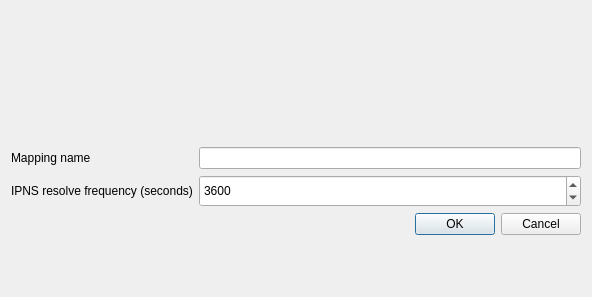
<?xml version="1.0" encoding="UTF-8"?>
<ui version="4.0">
 <class>QSchemeMappingDialog</class>
 <widget class="QDialog" name="QSchemeMappingDialog">
  <property name="geometry">
   <rect>
    <x>0</x>
    <y>0</y>
    <width>592</width>
    <height>297</height>
   </rect>
  </property>
  <property name="windowTitle">
   <string>q:// scheme mapping</string>
  </property>
  <layout class="QGridLayout" name="gridLayout_3">
   <item row="1" column="0">
    <layout class="QGridLayout" name="gridLayout_2">
     <item row="0" column="0">
      <widget class="QLabel" name="label">
       <property name="text">
        <string>Mapping name</string>
       </property>
      </widget>
     </item>
     <item row="0" column="1">
      <widget class="QLineEdit" name="mappingName">
       <property name="maximumSize">
        <size>
         <width>16777215</width>
         <height>16777215</height>
        </size>
       </property>
       <property name="maxLength">
        <number>32</number>
       </property>
      </widget>
     </item>
     <item row="1" column="0">
      <widget class="QLabel" name="label_2">
       <property name="text">
        <string>IPNS resolve frequency (seconds)</string>
       </property>
      </widget>
     </item>
     <item row="1" column="1">
      <widget class="QSpinBox" name="ipnsResolveFrequency">
       <property name="maximumSize">
        <size>
         <width>16777215</width>
         <height>32</height>
        </size>
       </property>
       <property name="minimum">
        <number>60</number>
       </property>
       <property name="maximum">
        <number>86400</number>
       </property>
       <property name="value">
        <number>3600</number>
       </property>
      </widget>
     </item>
     <item row="2" column="1">
      <widget class="QDialogButtonBox" name="buttonBox">
       <property name="standardButtons">
        <set>QDialogButtonBox::Cancel|QDialogButtonBox::Ok</set>
       </property>
      </widget>
     </item>
    </layout>
   </item>
   <item row="0" column="0">
    <widget class="QLabel" name="mappedPath">
     <property name="maximumSize">
      <size>
       <width>16777215</width>
       <height>32</height>
      </size>
     </property>
     <property name="font">
      <font>
       <weight>75</weight>
       <bold>true</bold>
      </font>
     </property>
     <property name="text">
      <string/>
     </property>
    </widget>
   </item>
  </layout>
 </widget>
 <resources/>
 <connections/>
</ui>
